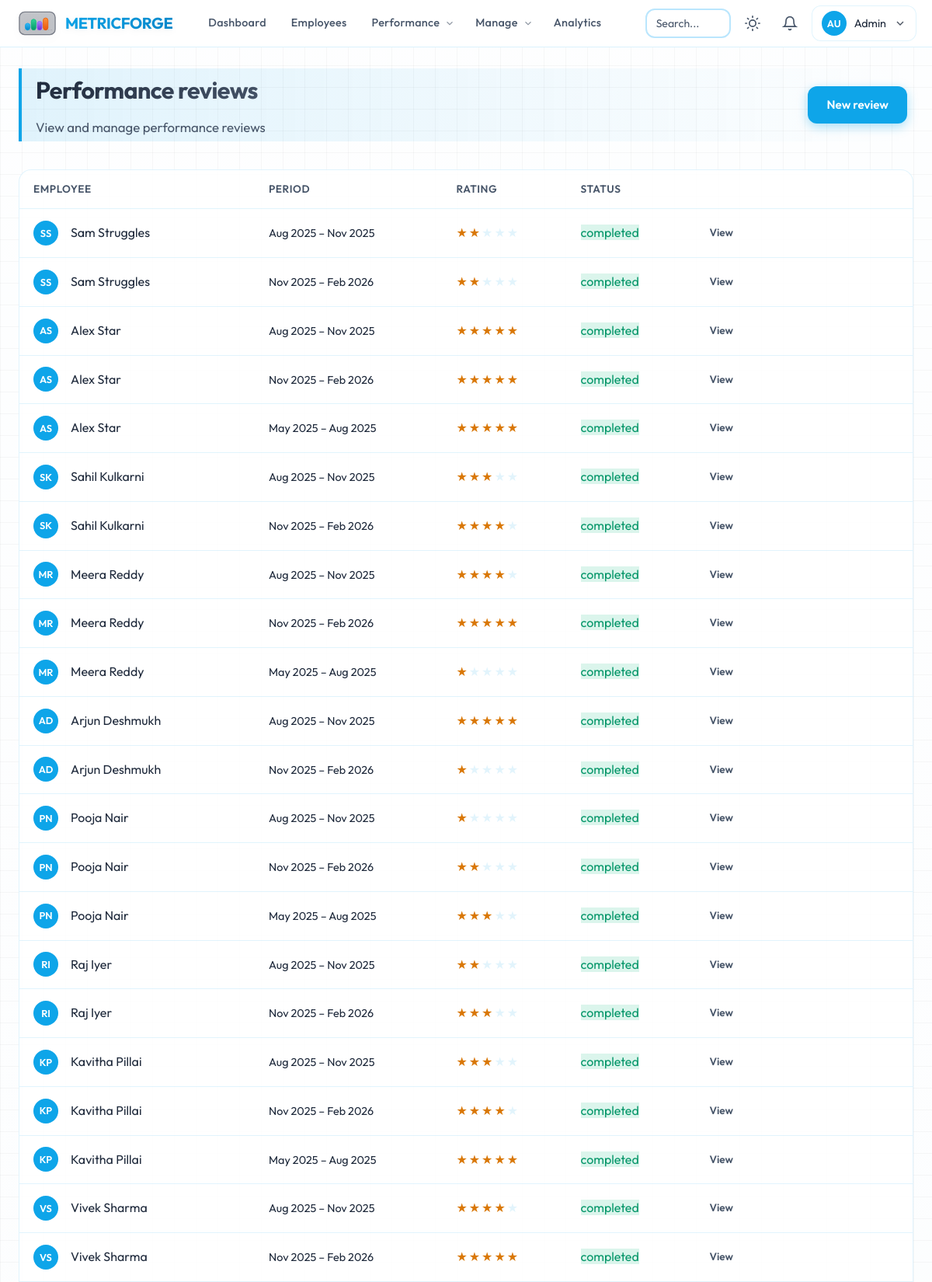
Page /reviews/ (signed in, upper part) on the committed database.
### app/models/user.py (models this page shows, shortened)
class User(UserMixin, db.Model):
    __tablename__ = "users"
    id = db.Column(db.Integer, primary_key=True)
    email = db.Column(db.String(120), unique=True, nullable=False, index=True)
    username = db.Column(db.String(80), unique=True, nullable=False, index=True)
    password_hash = db.Column(db.String(256), nullable=False)
    first_name = db.Column(db.String(80), nullable=False)
    last_name = db.Column(db.String(80), nullable=False)
    avatar_url = db.Column(db.String(256), nullable=True)
    role = db.Column(db.String(20), nullable=False, default=Role.EMPLOYEE)
    department_id = db.Column(db.Integer, db.ForeignKey("departments.id"), nullable=True)
    manager_id = db.Column(db.Integer, db.ForeignKey("users.id"), nullable=True)
    job_title = db.Column(db.String(120), nullable=True)
    phone = db.Column(db.String(24), nullable=True)
    is_active = db.Column(db.Boolean, default=True, nullable=False)
    created_at = db.Column(db.DateTime, default=datetime.utcnow)
    updated_at = db.Column(db.DateTime, default=datetime.utcnow, onupdate=datetime.utcnow)
    last_login = db.Column(db.DateTime, nullable=True)
    department = db.relationship("Department", foreign_keys=[department_id], backref=db.backref("members", lazy="dynamic"))
    manager = db.relationship("User", remote_side=[id], backref=db.backref("direct_reports", lazy="dynamic"))
    @property
    def full_name(self):
        return f"{self.first_name} {self.last_name}"
    def is_admin(self):
        return self.role == Role.ADMIN
    def is_manager(self):
        return self.role in (Role.ADMIN, Role.MANAGER)
    def can_manage_user(self, other):
        if other is None:
            return False
        if self.is_admin():
            return True

### app/models/review.py (models this page shows, shortened)
class Review(db.Model):
    __tablename__ = "reviews"
    id = db.Column(db.Integer, primary_key=True)
    user_id = db.Column(db.Integer, db.ForeignKey("users.id"), nullable=False)
    reviewer_id = db.Column(db.Integer, db.ForeignKey("users.id"), nullable=False)
    period_start = db.Column(db.Date, nullable=False)
    period_end = db.Column(db.Date, nullable=False)
    rating = db.Column(db.Integer, nullable=True)  # 1-5
    summary = db.Column(db.Text, nullable=True)
    strengths = db.Column(db.Text, nullable=True)
    improvements = db.Column(db.Text, nullable=True)
    status = db.Column(db.String(20), default="draft")  # draft, submitted, completed
    submitted_at = db.Column(db.DateTime, nullable=True)
    created_at = db.Column(db.DateTime, default=datetime.utcnow)
    updated_at = db.Column(db.DateTime, default=datetime.utcnow, onupdate=datetime.utcnow)
    user = db.relationship("User", foreign_keys=[user_id])
    reviewer = db.relationship("User", foreign_keys=[reviewer_id])

### app/routes/reviews.py (the view)
@reviews_bp.route("/")
@login_required
def index():
    if current_user.is_manager():
        managed_ids = [
            u.id for u in User.query.filter(
                or_(User.manager_id == current_user.id, User.department_id == current_user.department_id)
            ).filter(User.id != current_user.id).all()
            if current_user.can_manage_user(u)
        ]
        if managed_ids:
            reviews = (
                Review.query.filter(
                    or_(
                        Review.reviewer_id == current_user.id,
                        Review.user_id.in_(managed_ids),
                    )
                )
                .order_by(Review.created_at.desc())
                .all()
            )
        else:
            reviews = Review.query.filter(Review.reviewer_id == current_user.id).order_by(Review.created_at.desc()).all()
    else:
        reviews = Review.query.filter_by(user_id=current_user.id).order_by(Review.created_at.desc()).all()
    return render_template("reviews/index.html", reviews=reviews)

### app/utils/performance.py (called while the page is built)
def _clamp(value: Optional[float], minimum: float = 0.0, maximum: float = 100.0) -> Optional[float]:
    if value is None:
        return None
    return max(minimum, min(maximum, float(value)))

def compute_user_latest_score(
    user_id: int,
    months: int = 3,
    start_date: Optional[datetime] = None,
    end_date: Optional[datetime] = None,
) -> Optional[float]:
    from datetime import timedelta
    if end_date is None:
        end_date = datetime.utcnow()
    if start_date is None:
        start_date = end_date - timedelta(days=months * 31)
    series = compute_user_performance_series(
        user_id=user_id,
        start_date=start_date,
        end_date=end_date,
        max_points=months,
    )
    if not series:
        return None
    scores = [s for _, s in series]
    return round(sum(scores) / len(scores), 1)

### app/utils/rankings.py (called while the page is built)
def get_employees_with_scores(
    department_id: Optional[int] = None,
    months: int = RANKING_MONTHS,
) -> List[Tuple[User, float]]:
    query = User.query.filter(
        User.role == Role.EMPLOYEE,
        User.is_active.is_(True),
        User.department_id.isnot(None),
    )
    if department_id is not None:
        query = query.filter(User.department_id == department_id)
    users = query.all()
    result = []
    for u in users:
        score = compute_user_latest_score(u.id, months=months)
        result.append((u, score if score is not None else 0.0))
    result.sort(key=lambda x: x[1], reverse=True)
    return result

def get_overall_top_performers(
    top_n: int = 3,
    months: int = RANKING_MONTHS,
) -> List[Tuple[User, float]]:
    return get_employees_with_scores(department_id=None, months=months)[:top_n]

### app/templates/reviews/index.html (shortened to what this page needs)
{% extends "base.html" %}
{% block content %}
<div class="page-header reveal">
    <div class="flex justify-between align-center flex-wrap gap-2">
        <div>
            <h1 class="page-title">Performance reviews</h1>
            <p class="page-subtitle">View and manage performance reviews</p>
        </div>
        {% if current_user.is_manager() %}
        <a href="{{ url_for('reviews.create') }}" class="btn btn-primary">New review</a>
        {% endif %}
    </div>
</div>
<div class="table-wrap reveal">
    <table class="table table-interactive">
        <thead>
            <tr>
                <th>Employee</th>
                <th>Period</th>
                <th>Rating</th>
                <th>Status</th>
                <th></th>
            </tr>
        </thead>
        <tbody>
            {% for r in reviews %}
            <tr class="table-row-clickable" data-href="{{ url_for('reviews.view', review_id=r.id) }}">
                <td>
                    <div class="flex align-center gap-2">
                        {% if r.user.avatar_url %}
                        <img src="{{ url_for('static', filename=r.user.avatar_url) }}" alt="" class="avatar-sm">
                        {% else %}
                        <span class="avatar-placeholder">{{ (r.user.first_name[0] + r.user.last_name[0])|upper }}</span>
                        {% endif %}
                        <span>{{ r.user.full_name }}</span>
                    </div>
                </td>
                <td><span class="text-detail">{{ r.period_start.strftime('%b %Y') }} – {{ r.period_end.strftime('%b %Y') }}</span></td>
                <td>
                    {% if r.rating %}
                    <span class="stars-inline" title="{{ r.rating }}/5" aria-label="Rating: {{ r.rating }} out of 5">
                        {% for i in [1,2,3,4,5] %}<span class="{% if i <= r.rating %}star-filled{% else %}star-empty{% endif %}">★</span>{% endfor %}
                    </span>
                    {% else %}
                    <span class="text-muted">—</span>
                    {% endif %}
                </td>
                <td><span class="badge status-{{ r.status }}">{{ r.status }}</span></td>
                <td>
                    <a href="{{ url_for('reviews.view', review_id=r.id) }}" class="btn btn-ghost btn-sm">View</a>
                </td>
            </tr>
            {% endfor %}
        </tbody>
    </table>
</div>
{% endblock %}

### app/templates/base.html (shortened to what this page needs)
<!DOCTYPE html>
<html lang="en" data-theme="light">
<head>
    <link rel="stylesheet" href="{{ url_for('static', filename='css/main.css') }}">
</head>
<body class="page-wrap">
    {% if current_user.is_authenticated %}
    <header class="main-header">
        <div class="header-inner">
            <a href="{{ url_for('dashboard.home') }}" class="logo logo-bar-graph" id="main-logo" role="button" aria-label="MetricForge home">
                <span class="logo-text">MetricForge</span>
            </a>
            <nav class="main-nav" aria-label="Main">
                <a href="{{ url_for('dashboard.home') }}" class="nav-link" data-tooltip="Overview, goals &amp; activity">Dashboard</a>
                <a href="{{ url_for('employees.index') }}" class="nav-link" data-tooltip="Browse team members">Employees</a>
                <div class="nav-item-dropdown">
                    <a href="#" class="nav-link nav-dropdown-trigger" onclick="return false;">
                        Performance
                        <svg class="chevron-icon" viewBox="0 0 24 24" fill="none" stroke="currentColor" stroke-width="2"><polyline points="6 9 12 15 18 9"/></svg>
                    </a>
                </div>
                {% if current_user.is_manager() or current_user.is_admin() %}
                <div class="nav-item-dropdown">
                    <a href="#" class="nav-link nav-dropdown-trigger" onclick="return false;">
                        Manage
                        <svg class="chevron-icon" viewBox="0 0 24 24" fill="none" stroke="currentColor" stroke-width="2"><polyline points="6 9 12 15 18 9"/></svg>
                    </a>
                </div>
                {% endif %}
                <a href="{{ url_for('analytics.index') }}" class="nav-link" data-tooltip="Org analytics">Analytics</a>
            </nav>
            <div class="header-actions">
                <div class="search-wrap">
                    <input type="search" id="global-search" class="search-input" placeholder="Search..." autocomplete="off">
                </div>
                <button type="button" class="btn-icon theme-toggle" id="theme-toggle" aria-label="Toggle theme">
                    <svg class="icon-sun" viewBox="0 0 24 24" fill="none" stroke="currentColor" stroke-width="2" stroke-linecap="round"><circle cx="12" cy="12" r="5"/><path d="M12 1v2M12 21v2M4.22 4.22l1.42 1.42M18.36 18.36l1.42 1.42M1 12h2M21 12h2M4.22 19.78l1.42-1.42M18.36 5.64l1.42-1.42"/></svg>
                </button>
                <a href="{{ url_for('notifications.index') }}" class="btn-icon notif-link" aria-label="Notifications">
                    <svg viewBox="0 0 24 24" fill="none" stroke="currentColor" stroke-width="2" stroke-linecap="round"><path d="M18 8A6 6 0 0 0 6 8c0 7-3 9-3 9h18s-3-2-3-9"/><path d="M13.73 21a2 2 0 0 1-3.46 0"/></svg>
                </a>
                <div class="user-menu-wrap">
                    <button type="button" class="user-menu-btn" id="user-menu-btn" aria-expanded="false">
                        {% if current_user.avatar_url %}
                        <img src="{{ url_for('static', filename=current_user.avatar_url) }}" alt="" class="avatar-sm">
                        {% else %}
                        <span class="avatar-placeholder">{{ (current_user.first_name[0] + current_user.last_name[0])|upper }}</span>
                        {% endif %}
                        <span class="user-name">{{ current_user.first_name }}</span>
                        <svg class="chevron-icon" viewBox="0 0 24 24" fill="none" stroke="currentColor" stroke-width="2"><polyline points="6 9 12 15 18 9"/></svg>
                    </button>
                </div>
            </div>
        </div>
    </header>
    <main class="main-content">
        {% block content %}{% endblock %}
    </main>
    {% endif %}
</body>
</html>

### app/templates/reviews/index.html (style rules this page uses)
.text-detail { font-size: 0.9rem; }
.stars-inline { font-size: 1rem; }
.badge.status-completed { background: rgba(16, 185, 129, 0.15); color: var(--success); }

### rows in the picture
User: first_name+last_name "AU", first_name "Admin"
Review: user.full_name "Sam Struggles", period_start "Aug 2025", period_end "Nov 2025", rating 2 (drawn), status "completed"
User: (r.user.first_name[0]+r.user.last_name[0])|upper "SS"
Review: user.full_name "Sam Struggles", period_start "Nov 2025", period_end "Feb 2026", rating 2 (drawn), status "completed"
Review: user.full_name "Alex Star", period_start "Aug 2025", period_end "Nov 2025", rating 5 (drawn), status "completed"
User: (r.user.first_name[0]+r.user.last_name[0])|upper "AS"
Review: user.full_name "Alex Star", period_start "Nov 2025", period_end "Feb 2026", rating 5 (drawn), status "completed"
Review: user.full_name "Alex Star", period_start "May 2025", period_end "Aug 2025", rating 5 (drawn), status "completed"
Review: user.full_name "Sahil Kulkarni", period_start "Aug 2025", period_end "Nov 2025", rating 3 (drawn), status "completed"
User: (r.user.first_name[0]+r.user.last_name[0])|upper "SK"
Review: user.full_name "Sahil Kulkarni", period_start "Nov 2025", period_end "Feb 2026", rating 4 (drawn), status "completed"
Review: user.full_name "Meera Reddy", period_start "Aug 2025", period_end "Nov 2025", rating 4 (drawn), status "completed"
User: (r.user.first_name[0]+r.user.last_name[0])|upper "MR"
Review: user.full_name "Meera Reddy", period_start "Nov 2025", period_end "Feb 2026", rating 5 (drawn), status "completed"
Review: user.full_name "Meera Reddy", period_start "May 2025", period_end "Aug 2025", rating 1 (drawn), status "completed"
Review: user.full_name "Arjun Deshmukh", period_start "Aug 2025", period_end "Nov 2025", rating 5 (drawn), status "completed"
User: (r.user.first_name[0]+r.user.last_name[0])|upper "AD"
Review: user.full_name "Arjun Deshmukh", period_start "Nov 2025", period_end "Feb 2026", rating 1 (drawn), status "completed"
Review: user.full_name "Pooja Nair", period_start "Aug 2025", period_end "Nov 2025", rating 1 (drawn), status "completed"
User: (r.user.first_name[0]+r.user.last_name[0])|upper "PN"
Review: user.full_name "Pooja Nair", period_start "Nov 2025", period_end "Feb 2026", rating 2 (drawn), status "completed"
Review: user.full_name "Pooja Nair", period_start "May 2025", period_end "Aug 2025", rating 3 (drawn), status "completed"
Review: user.full_name "Raj Iyer", period_start "Aug 2025", period_end "Nov 2025", rating 2 (drawn), status "completed"
User: (r.user.first_name[0]+r.user.last_name[0])|upper "RI"
Review: user.full_name "Raj Iyer", period_start "Nov 2025", period_end "Feb 2026", rating 3 (drawn), status "completed"
Review: user.full_name "Kavitha Pillai", period_start "Aug 2025", period_end "Nov 2025", rating 3 (drawn), status "completed"
User: (r.user.first_name[0]+r.user.last_name[0])|upper "KP"
Review: user.full_name "Kavitha Pillai", period_start "Nov 2025", period_end "Feb 2026", rating 4 (drawn), status "completed"
Review: user.full_name "Kavitha Pillai", period_start "May 2025", period_end "Aug 2025", rating 5 (drawn), status "completed"
Review: user.full_name "Vivek Sharma", period_start "Aug 2025", period_end "Nov 2025", rating 4 (drawn), status "completed"
User: (r.user.first_name[0]+r.user.last_name[0])|upper "VS"
Review: user.full_name "Vivek Sharma", period_start "Nov 2025", period_end "Feb 2026", rating 5 (drawn), status "completed"
